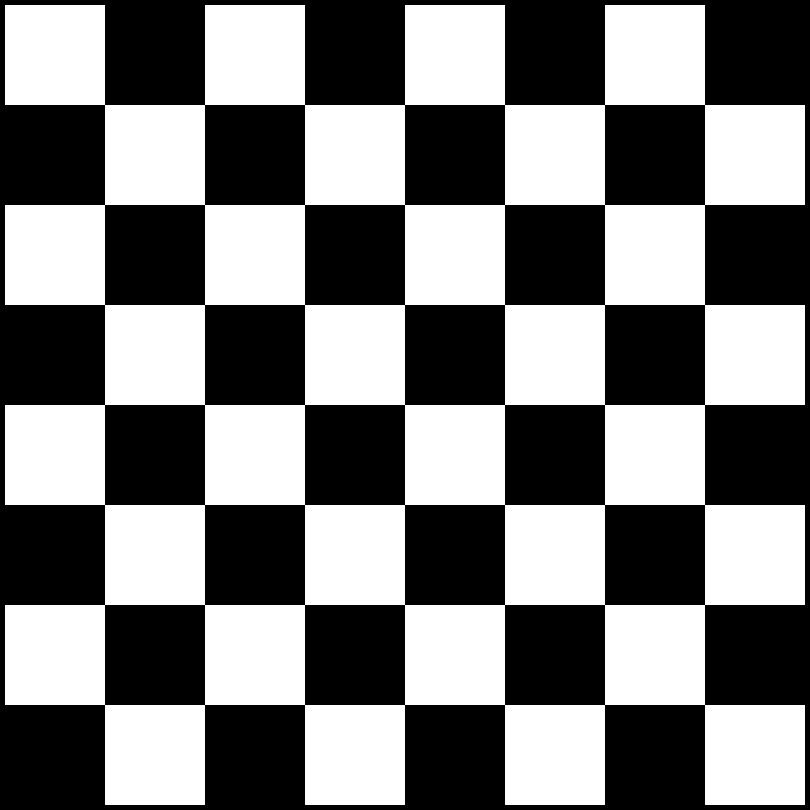
#> input picture 2020/cv/notebooks/images/Chess_Board.png, 810 x 810 px
$ jupyter execute --allow-errors Hough.ipynb   (shell and % lines are left out)   (older library calls are emulated)
#> lines starting #> are read from the running program, lines starting #| are printed output that depends on the picture; after the words box and inside, x2 and y2 are one past the last pixel; in counts of white or black regions, pixels touching at a corner belong together
### 2020/cv/notebooks/cvutils.py

# import the necessary packages
from os import listdir
from os.path import isfile , join
import numpy as np
from scipy import signal
from skimage.transform import resize
import cv2
from math import sin, cos

def rgb2gray(rgb_image):
    return np.dot(rgb_image[...,:3], [0.299, 0.587, 0.114])

def binarize( gray_image , threshold ):
    threshold = np.max( gray_image ) * threshold
    return 1 * ( gray_image > threshold )

def gaussian_kernel1d(kernlen=7, std=1.5):
    """Returns a 1D Gaussian window."""
    kernel1d = signal.gaussian(kernlen, std=std)
    kernel1d = kernel1d.reshape(kernlen, 1)
    return kernel1d / kernel1d.sum()

def gaussian_kernel2d(kernlen=7, std=1.5):
    """Returns a 2D Gaussian kernel array."""
    gkern1d = gaussian_kernel1d(kernlen,std)
    gkern2d = np.outer(gkern1d, gkern1d)
    return gkern2d

def get_img_stats(img):
    _,mnmx, mn, var,_,_ = stats.describe(img.ravel())
    return '%.4f' % mnmx[0],  '%.4f' % mnmx[1], '%.4f' % mn,  '%.4f' % var

from tabulate import tabulate

# [7 lines left out: function print_imgs_stats, not called in this run]

def print_img_stats(name,img):
    mn,mx, mean, var = get_img_stats(img)
    print("Img ({}): minmax =({:2f},{:2f}), mean={:2f}, var={:2f}".format(name,mn,mx,mean,var))

# [51 lines left out: functions rgb2ycbcr, ycbcr2rgb, padded_slice, segmentation_resize, sift_resize, sift_gradient, not called in this run]

"""
https://stackoverflow.com/a/28109943/5565296
"""
# [13 lines left out: function sift_rotated_subimage, not called in this run]

### 2020/cv/notebooks/canny_edge_detector.py
from scipy.signal import convolve2d

from scipy import misc
from cvutils import gaussian_kernel2d
import numpy as np

class CannyEdgeDetector:
    def __init__(self, imgs, sigma=1, kernel_size=5, weak_pixel=75, strong_pixel=255, lowthreshold=0.05, highthreshold=0.15):
        self.imgs = imgs
        self.imgs_final = []
        self.img_smoothed = None
        self.gradientMat = None
        self.thetaMat = None
        self.nonMaxImg = None
        self.thresholdImg = None
        self.weak_pixel = weak_pixel
        self.strong_pixel = strong_pixel
        self.sigma = sigma
        self.kernel_size = kernel_size
        self.lowThreshold = lowthreshold
        self.highThreshold = highthreshold
        return

    def gaussian_kernel(self, size, sigma=1):
        return gaussian_kernel2d(size,sigma)

    # [95 lines left out: functions sobel_filters, non_max_suppression, threshold, hysteresis, not called in this run]

    def detect(self):
        imgs_final = []
        for i, img in enumerate(self.imgs):
            self.img_smoothed = convolve2d(img, self.gaussian_kernel(self.kernel_size, self.sigma))
            self.gradientMat, self.thetaMat = self.sobel_filters(self.img_smoothed)
            self.nonMaxImg = self.non_max_suppression(self.gradientMat, self.thetaMat)
            self.thresholdImg = self.threshold(self.nonMaxImg)
            img_final = self.hysteresis(self.thresholdImg)
            self.imgs_final.append(img_final)

        return self.imgs_final

### 2020/cv/notebooks/Hough.ipynb
# Hough Transform: Line Detection (Polar Coordinates)

Due to undefined value of slope for vertical lines in cartesian coordinates, we have to move to polar coordinates. In polar coordinates line is define by $\rho$ and $\theta$ where $\rho$ is the norm distance of the line from origin. $\theta$ is the angle between the norm and the horizontal $x$ axis. The equation of line in terms of $\rho$ and $\theta$ now is

$$y = \frac{-cos(\theta)}{sin(\theta)} x + \frac{\rho}{sin(\theta)}$$

and

$$\rho = x cos(\theta)  + y sin(\theta)$$

The Range of values of $\rho$ and $\theta$

* $\theta$: in polar coordinate takes value in range of -90 to 90
* The maximum norm distance is given by diagonal distance which is $\rho_{max} = \sqrt{x^2 + y^2}$

So $\rho$ has values in range from $-\rho_{max}$ to $\rho_{max}$

## Algorithm

Basic Algorithm steps for Hough transform is :

```
# Extract edges of the image (For example, using Canny)

1. initialize parameter space rs, thetas
2. Create accumulator array and initialize to zero
3. for each edge pixel
4.     for each theta
5.         calculate r = x cos(theta) + y sin(theta)
6.         Increment accumulator at r, theta
7. Find Maximum values in accumulator (lines)

Extract related r, theta
```

## Basic Implementation

At first import used libraries

[cell 1]
import numpy as np
import matplotlib.pyplot as plt
import matplotlib.cm as cm

Lets define function that builds the accumulator in Hough domain

[cell 2]
def houghLine(image):
    #Get image dimensions
    # y for rows and x for columns
    Ny = image.shape[0]
    Nx = image.shape[1]

    #Max diatance is diagonal one
    Maxdist = int(np.round(np.sqrt(Nx**2 + Ny ** 2)))

    # 1. initialize parameter space rs, thetas
    # Theta in range from -90 to 90 degrees
    thetas = np.deg2rad(np.arange(-90, 90))
    #Range of radius
    rs = np.linspace(-Maxdist, Maxdist, 2*Maxdist)

    #2. Create accumulator array and initialize to zero
    accumulator = np.zeros((2 * Maxdist, len(thetas)))

    #3. Loop for each edge pixel
    for y in range(Ny):
        for x in range(Nx):
            # Check if it is an edge pixel
            #  NB: y -> rows , x -> columns
            if image[y,x] > 0:
                #4. Loop for each theta
                # Map edge pixel to hough space
                 for k in range(len(thetas)):

                    #5. calculate $\rho$
                    # Calculate space parameter
                    r = x*np.cos(thetas[k]) + y * np.sin(thetas[k])

                    #6. Increment accumulator at r, theta
                    # Update the accumulator
                    # N.B: r has value -max to max
                    # map r to its idx 0 : 2*max
                    accumulator[int(r) + Maxdist,k] += 1
    return accumulator, thetas, rs

Now lets try to test our houghLine function as follow

### One edge point image

Lets see Hough transform for an image with only one edge point.

[cell 3]
image_1p = np.zeros((150,150))
image_1p[75, 75] = 1
accumulator_1p, thetas_1p, rhos_1p = houghLine(image_1p)

plt.set_cmap('seismic')

fig, ax = plt.subplots(1,2,figsize = (15, 10))
ax[0].set_title('Original Image')
ax[0].imshow(image_1p,cmap=cm.hot,interpolation='bilinear')

ax[1].set_title('Hough Space')
limits = [ np.rad2deg(thetas_1p[0]), np.rad2deg(thetas_1p[-1]), rhos_1p[0], rhos_1p[-1]]
ax[1].imshow(accumulator_1p, aspect='auto', extent= limits, cmap=cm.hot,interpolation='bilinear')
ax[1].set_xlabel('Theta')
ax[1].set_ylabel('Rho')

plt.show()
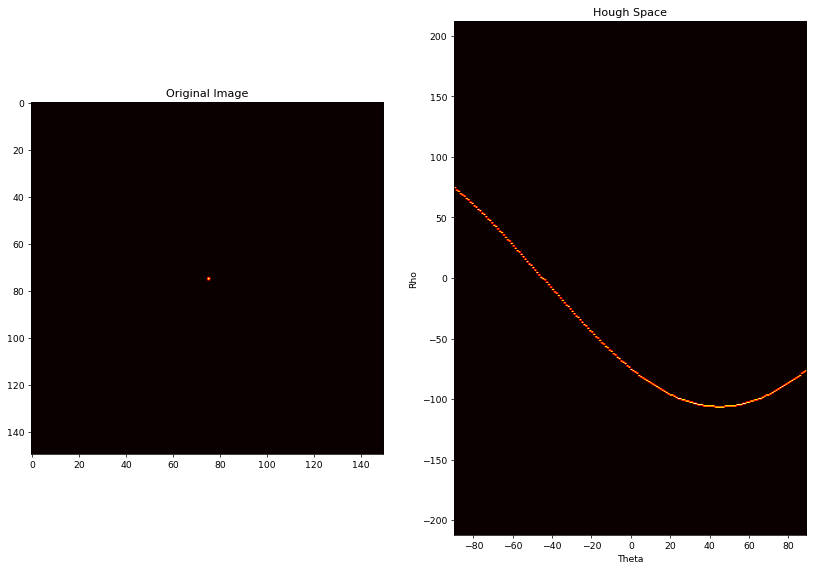
#> figure drawn by matplotlib, 2 panels

Now lets try to test our houghLine function as follow

### One line image

Lets see Hough transform for an image with only one edge point.

[cell 4]
image_1l = np.zeros((150,150))
image_1l[np.linspace(0,120,100).astype(int), np.linspace(120,0,100).astype(int)] = 1
accumulator_1l, thetas_1l, rhos_1l = houghLine(image_1l)

plt.set_cmap('seismic')

fig, ax = plt.subplots(1,2,figsize = (15, 10))
ax[0].set_title('Original Image')
ax[0].imshow(image_1l,cmap=cm.hot,interpolation='bilinear')

ax[1].set_title('Hough Space')
limits = [ np.rad2deg(thetas_1l[0]), np.rad2deg(thetas_1l[-1]), rhos_1l[0], rhos_1l[-1]]
ax[1].imshow(accumulator_1l, aspect='auto', extent= limits ,cmap=cm.hot,interpolation='bilinear')
ax[1].set_xlabel('Theta')
ax[1].set_ylabel('Rho')

plt.show()

### Two lines image

[cell 5]
image_2l = np.zeros((150,150))
image_2l[np.linspace(0,120,100).astype(int), np.linspace(120,0,100).astype(int)] = 1
image_2l[np.linspace(20,80,100).astype(int), np.linspace(0,120,100).astype(int)] = 1
accumulator_2l, thetas_2l, rhos_2l = houghLine(image_2l)

plt.set_cmap('seismic')

fig, ax = plt.subplots(1,2,figsize = (15, 10))
ax[0].set_title('Original Image')
ax[0].imshow(image_2l,cmap=cm.hot,interpolation='bilinear')

ax[1].set_title('Hough Space')
limits = [ np.rad2deg(thetas_2l[0]), np.rad2deg(thetas_2l[-1]), rhos_2l[0], rhos_2l[-1]]
ax[1].imshow(accumulator_2l, aspect='auto', extent= limits, cmap=cm.hot,interpolation='bilinear' )
ax[1].set_xlabel('Theta')
ax[1].set_ylabel('Rho')

plt.show()

### Real images

[cell 6]
from PIL import Image
import numpy as np
from cvutils import rgb2gray
import canny_edge_detector as ced

imgs = ['images/Chess_Board.png', 'images/chess.jpg', 'images/tesla.jpg', 'images/emara.jpg']
#> (the rest of this cell did not finish here and is left out)

#> in rgb2gray, `return np.dot(rgb_image[...,:3], [0.299, 0.587, 0.114])`: returned value: shape (810, 810) float64; values 0 (black) and 255 (white), 48.8% white; 1 white region, box (x1, y1, x2, y2) and area: (5, 5, 805, 805) 320000

[cell 7]
ced_obj = ced.CannyEdgeDetector(imgs, lowthreshold=0.1, highthreshold=0.3,sigma=1,kernel_size=11)
#> in __init__, `self.imgs = imgs`: self.imgs = ['images/Chess_Board.png', 'images/chess.jpg', 'images/tesla.jpg', 'images/emara.jpg']
#> the loop in detect, `for i, img in enumerate(self.imgs):` made 1 pass
#> after the loop in detect, `for i, img in enumerate(self.imgs):`: self.imgs_final = []
